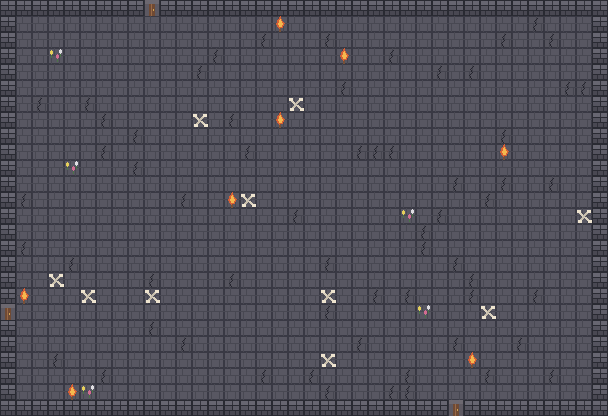

This is a level from a 2D game, rendered from its Tiled map with the project's own tilesets. A one-line summary and the complete map file follow:
An orthogonal 38x26 tile map with 16x16 px tiles, 2 tile layers (Ground, Details) and 1 object (ENEMY_SPAWN).

<map version="1.10" tiledversion="1.11.2" orientation="orthogonal" renderorder="right-down" width="38" height="26" tilewidth="16" tileheight="16" infinite="0" nextlayerid="4" nextobjectid="2">
 <properties>
  <property name="roomId" type="int" value="4" />
  <property name="cells" type="int" value="4" />
  <property name="roomCells" value="##|##" />
 </properties>
 <tileset firstgid="1" source="../../tiles/terrain.tsx" />
 <layer id="1" name="Ground" width="38" height="26">
  <properties>
   <property name="layerKind" value="GROUND" />
  </properties>
  <data encoding="csv">
7,7,7,7,7,7,7,7,7,16,7,7,7,7,7,7,7,7,7,7,7,7,7,7,7,7,7,7,7,7,7,7,7,7,7,7,7,7,
7,5,5,5,5,5,5,5,5,5,5,5,5,5,5,5,5,5,5,5,5,5,5,5,5,5,5,5,5,5,5,5,5,6,5,5,5,7,
7,5,5,5,5,5,5,5,5,5,5,5,5,5,5,5,6,5,5,5,6,5,5,5,5,5,5,5,5,5,5,6,5,5,6,5,5,7,
7,5,5,5,5,5,5,5,5,5,5,5,5,6,5,5,5,5,5,5,5,5,5,5,6,5,5,5,5,5,5,5,5,5,5,5,5,7,
7,5,5,5,5,5,5,5,5,5,5,5,6,5,5,5,5,5,5,5,5,5,5,5,5,5,5,6,5,6,5,5,5,5,5,5,5,7,
7,5,5,5,5,5,5,5,5,5,5,5,5,5,5,5,5,5,5,5,5,6,5,5,5,5,5,5,5,5,5,5,5,5,5,6,6,7,
7,5,6,5,5,6,5,5,5,5,5,5,5,5,5,5,5,5,5,5,5,5,5,5,5,5,5,5,5,5,5,5,5,5,5,5,5,7,
7,5,5,5,5,5,6,5,5,5,5,5,5,5,6,5,5,5,5,5,5,5,5,5,5,5,5,5,5,5,5,5,5,5,5,5,5,7,
7,5,5,5,5,5,5,5,6,5,5,5,5,5,5,5,5,5,5,5,5,5,5,5,5,5,5,5,5,5,5,6,5,5,5,5,5,7,
7,5,5,5,5,5,6,5,5,5,5,5,5,5,5,6,5,5,5,5,5,5,6,6,6,5,5,5,5,5,5,5,5,5,5,5,5,7,
7,5,5,5,5,5,5,5,6,5,5,5,5,5,5,5,5,5,5,5,5,5,5,5,5,5,5,5,5,5,5,5,5,5,5,5,5,7,
7,5,5,5,5,5,5,5,5,5,5,5,5,5,5,5,5,5,5,5,5,5,5,5,5,5,5,5,6,5,5,6,5,5,6,5,5,7,
7,6,5,5,5,5,5,5,5,5,5,6,5,5,5,5,5,5,5,5,5,5,5,5,5,5,5,5,5,5,6,5,5,5,5,5,5,7,
7,5,5,5,5,5,5,5,5,5,5,5,5,5,5,5,5,5,6,5,5,5,5,5,5,5,5,6,5,5,5,5,5,5,5,5,5,7,
7,5,5,5,5,5,5,5,5,5,5,5,5,5,5,5,5,5,5,5,5,5,5,5,5,5,6,5,5,5,5,5,5,5,5,5,5,7,
7,6,5,5,5,5,5,5,5,5,5,5,5,5,5,5,5,5,5,5,5,5,5,5,5,5,6,5,5,5,5,5,5,5,5,5,5,7,
7,5,5,5,6,5,5,5,5,5,5,5,5,5,5,5,5,5,5,5,6,5,5,5,5,5,5,5,6,5,5,5,5,5,5,5,5,7,
7,5,5,5,5,5,5,5,5,6,5,5,5,5,6,5,5,5,5,5,5,5,5,5,5,5,5,5,5,6,5,5,5,5,5,5,5,7,
7,5,5,5,5,5,5,5,5,5,5,5,5,5,5,5,5,5,5,5,5,5,5,6,5,6,5,5,5,6,5,5,5,6,5,5,5,7,
16,5,5,5,5,5,5,5,5,5,5,5,5,5,5,5,5,5,5,5,6,5,5,5,5,5,5,5,5,5,5,5,5,5,5,5,5,7,
7,5,5,5,5,5,5,5,5,6,5,5,5,5,5,5,5,5,5,5,5,5,5,5,5,5,5,5,5,5,5,5,5,5,5,5,5,7,
7,5,5,5,5,5,5,5,5,5,5,6,5,5,5,5,5,5,5,5,5,5,6,5,5,5,5,5,6,5,5,5,6,5,5,5,5,7,
7,5,5,6,5,5,5,5,5,5,5,5,5,5,5,5,5,5,5,5,5,5,5,5,5,5,5,5,5,5,5,5,5,5,5,5,5,7,
7,5,5,5,5,5,6,5,5,5,5,5,5,5,5,5,6,5,5,6,5,5,5,5,5,6,5,5,5,5,6,5,5,5,6,5,5,7,
7,5,5,5,5,5,5,5,5,5,5,5,5,5,5,5,5,5,5,5,6,5,5,5,6,6,5,5,5,5,5,5,5,5,5,5,5,7,
7,7,7,7,7,7,7,7,7,7,7,7,7,7,7,7,7,7,7,7,7,7,7,7,7,7,7,7,16,7,7,7,7,7,7,7,7,7
  </data>
 </layer>
 <layer id="2" name="Details" width="38" height="26">
  <properties>
   <property name="layerKind" value="DETAILS" />
  </properties>
  <data encoding="csv">
0,0,0,0,0,0,0,0,0,0,0,0,0,0,0,0,0,0,0,0,0,0,0,0,0,0,0,0,0,0,0,0,0,0,0,0,0,0,
0,0,0,0,0,0,0,0,0,0,0,0,0,0,0,0,0,15,0,0,0,0,0,0,0,0,0,0,0,0,0,0,0,0,0,0,0,0,
0,0,0,0,0,0,0,0,0,0,0,0,0,0,0,0,0,0,0,0,0,0,0,0,0,0,0,0,0,0,0,0,0,0,0,0,0,0,
0,0,0,13,0,0,0,0,0,0,0,0,0,0,0,0,0,0,0,0,0,15,0,0,0,0,0,0,0,0,0,0,0,0,0,0,0,0,
0,0,0,0,0,0,0,0,0,0,0,0,0,0,0,0,0,0,0,0,0,0,0,0,0,0,0,0,0,0,0,0,0,0,0,0,0,0,
0,0,0,0,0,0,0,0,0,0,0,0,0,0,0,0,0,0,0,0,0,0,0,0,0,0,0,0,0,0,0,0,0,0,0,0,0,0,
0,0,0,0,0,0,0,0,0,0,0,0,0,0,0,0,0,0,14,0,0,0,0,0,0,0,0,0,0,0,0,0,0,0,0,0,0,0,
0,0,0,0,0,0,0,0,0,0,0,0,14,0,0,0,0,15,0,0,0,0,0,0,0,0,0,0,0,0,0,0,0,0,0,0,0,0,
0,0,0,0,0,0,0,0,0,0,0,0,0,0,0,0,0,0,0,0,0,0,0,0,0,0,0,0,0,0,0,0,0,0,0,0,0,0,
0,0,0,0,0,0,0,0,0,0,0,0,0,0,0,0,0,0,0,0,0,0,0,0,0,0,0,0,0,0,0,15,0,0,0,0,0,0,
0,0,0,0,13,0,0,0,0,0,0,0,0,0,0,0,0,0,0,0,0,0,0,0,0,0,0,0,0,0,0,0,0,0,0,0,0,0,
0,0,0,0,0,0,0,0,0,0,0,0,0,0,0,0,0,0,0,0,0,0,0,0,0,0,0,0,0,0,0,0,0,0,0,0,0,0,
0,0,0,0,0,0,0,0,0,0,0,0,0,0,15,14,0,0,0,0,0,0,0,0,0,0,0,0,0,0,0,0,0,0,0,0,0,0,
0,0,0,0,0,0,0,0,0,0,0,0,0,0,0,0,0,0,0,0,0,0,0,0,0,13,0,0,0,0,0,0,0,0,0,0,14,0,
0,0,0,0,0,0,0,0,0,0,0,0,0,0,0,0,0,0,0,0,0,0,0,0,0,0,0,0,0,0,0,0,0,0,0,0,0,0,
0,0,0,0,0,0,0,0,0,0,0,0,0,0,0,0,0,0,0,0,0,0,0,0,0,0,0,0,0,0,0,0,0,0,0,0,0,0,
0,0,0,0,0,0,0,0,0,0,0,0,0,0,0,0,0,0,0,0,0,0,0,0,0,0,0,0,0,0,0,0,0,0,0,0,0,0,
0,0,0,14,0,0,0,0,0,0,0,0,0,0,0,0,0,0,0,0,0,0,0,0,0,0,0,0,0,0,0,0,0,0,0,0,0,0,
0,15,0,0,0,14,0,0,0,14,0,0,0,0,0,0,0,0,0,0,14,0,0,0,0,0,0,0,0,0,0,0,0,0,0,0,0,0,
0,0,0,0,0,0,0,0,0,0,0,0,0,0,0,0,0,0,0,0,0,0,0,0,0,0,13,0,0,0,14,0,0,0,0,0,0,0,
0,0,0,0,0,0,0,0,0,0,0,0,0,0,0,0,0,0,0,0,0,0,0,0,0,0,0,0,0,0,0,0,0,0,0,0,0,0,
0,0,0,0,0,0,0,0,0,0,0,0,0,0,0,0,0,0,0,0,0,0,0,0,0,0,0,0,0,0,0,0,0,0,0,0,0,0,
0,0,0,0,0,0,0,0,0,0,0,0,0,0,0,0,0,0,0,0,14,0,0,0,0,0,0,0,0,15,0,0,0,0,0,0,0,0,
0,0,0,0,0,0,0,0,0,0,0,0,0,0,0,0,0,0,0,0,0,0,0,0,0,0,0,0,0,0,0,0,0,0,0,0,0,0,
0,0,0,0,15,13,0,0,0,0,0,0,0,0,0,0,0,0,0,0,0,0,0,0,0,0,0,0,0,0,0,0,0,0,0,0,0,0,
0,0,0,0,0,0,0,0,0,0,0,0,0,0,0,0,0,0,0,0,0,0,0,0,0,0,0,0,0,0,0,0,0,0,0,0,0,0
  </data>
 </layer>
 <objectgroup id="3" name="Markers">
  <object id="1" name="enemy_spawn" type="ENEMY_SPAWN" x="152" y="104">
   <point />
  </object>
 </objectgroup>
</map>
